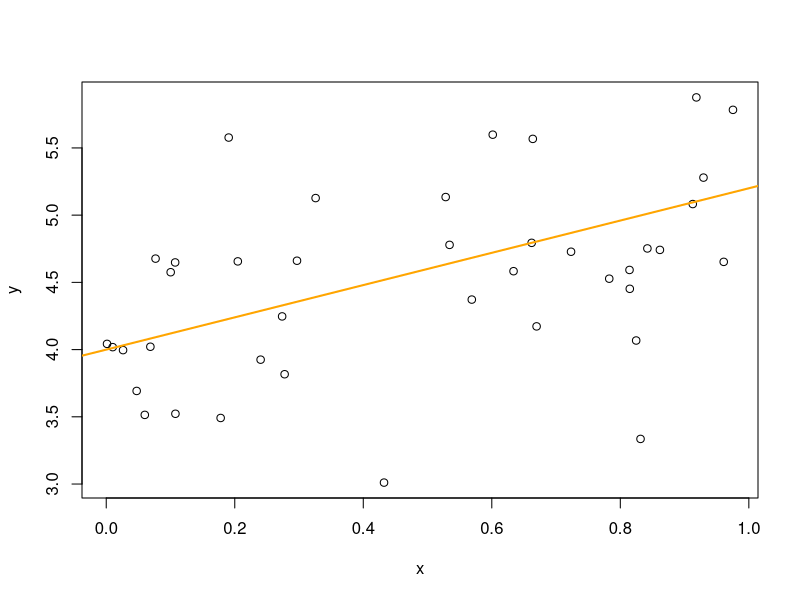

Source code (R):
a <- 4
b <- 1.2
x <- runif(40)
y <- a + b * x + rnorm(40, sd = sqrt(0.4))
plot(x, y)
abline(a = a, b = b, col = "orange", lwd = 2)
dev.print(pdf, "toyline-linear.pdf")
